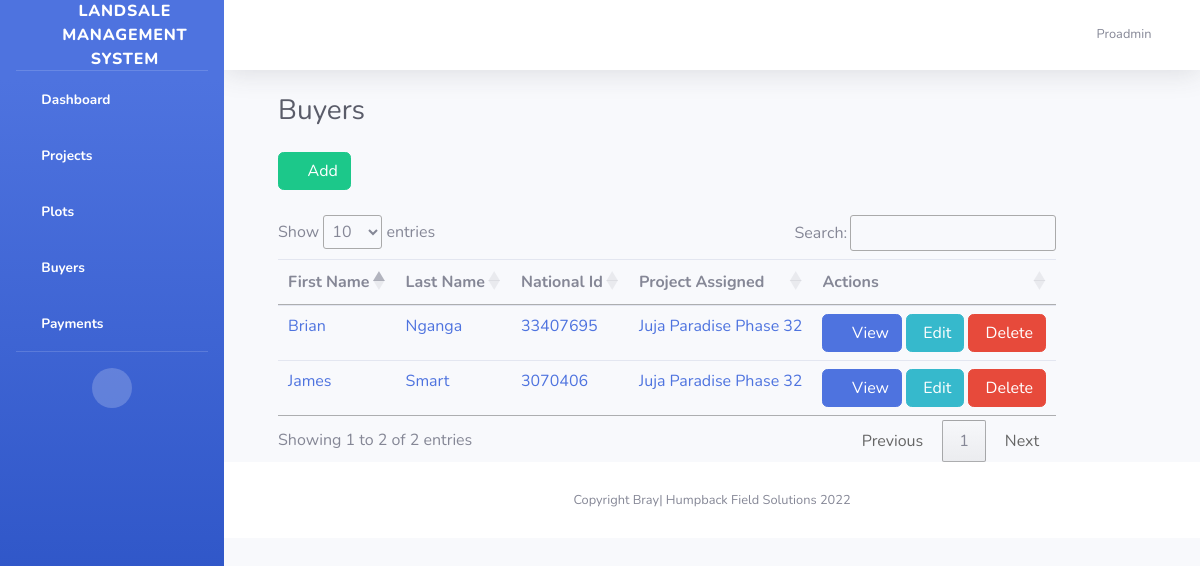
The app's page /buyers/ (signed in) with its own data.
### buyers/models.py (models this page shows, shortened)
class BuyerInfo(models.Model):
    GENDER_OPTIONS =(
        ("M","Male"),
        ("F","Female"),
        ("O","Other")
    )
    RESIDENTIAL_OPTIONS = (
        ('R','Resident'),
        ("NR","Non-Resident")
    )
    PAYMENT_CONTRACT = (
        ("Deposit + 3months","Deposit + 3months"),
        ("Deposit + 6months","Deposit + 6months"),
        ("Deposit + 12months","Deposit + 12months"),
        ("Deposit + 24months","Deposit + 24months"),
        ("OT","OT")
    )
    first_name = models.CharField(max_length=255, null=True)
    middle_name = models.CharField(max_length=255, null=True)
    last_name = models.CharField(max_length=255, null=True)
    gender = models.CharField(max_length=1, choices=GENDER_OPTIONS, null=True)
    residential_status = models.CharField(max_length=2, choices=RESIDENTIAL_OPTIONS, null=True)
    current_address = models.CharField(max_length=100, null=True)
    national_id = models.CharField(max_length=10, unique=True, null=True)
    date_of_birth = models.DateField(null=True)
    kra_pin = models.CharField(max_length=11, unique=True, null=True)
    passport_photo = models.ImageField(blank=True, null=True)
    buyer_personal_number = models.CharField(max_length=50, null=True)
    buyers_email = models.EmailField(unique=True, null=True)
    mobile_phone = models.CharField(max_length=15, null=True)
    date_of_registration = models.DateField(null=True)
    project_assigned = models.ForeignKey(Plot, on_delete=models.CASCADE)
    plot_booked = models.OneToOneField(Plot_Number, on_delete=models.CASCADE)
    contract_type = models.CharField(choices=PAYMENT_CONTRACT, max_length=100, null=True)
    deposit_amount = models.IntegerField(null=True)
    balance_amount = models.IntegerField( null=True)
    registeredBy = models.CharField(max_length=15, null=True)

### plots/models.py (models this page shows)
class Plot(models.Model):
    projectName=models.CharField(max_length=100)
    slug = models.SlugField(unique=True, blank=True, null=True)
    seller=models.CharField(max_length=100)
    location=models.CharField(max_length=100)
    description=models.TextField()
    nearbyAmenities=models.TextField()
    availableUnits=models.IntegerField(null=True)
    plotsize=models.CharField(max_length=30,choices=plotsize_choices,default="")
    images=models.FileField(upload_to='plots/projectimages/')
    sellingprice=models.IntegerField(null=True)
    discountprice=models.IntegerField(null=True)
    deposit=models.IntegerField(null=True)
    def __str__(self):
        return self.projectName

### buyers/views.py (the view)
# urls.py: path('', include('buyers.urls')),
@login_required(login_url='/accounts/login/')
def buyers(request):
    buyers = BuyerInfo.objects.all()
    if request.method == 'POST':
        form = BuyersForm(request.POST)
        if form.is_valid():
            form.save()
            messages.success(request, "Buyer added booking successfuly initiated")
        else:
            messages.error(request, "Error adding buyer")
    else:
        form = BuyersForm()
    return render(request, 'buyers/buyers.html', {'buyers':buyers,'buyers_form': form})

### templates/buyers/buyers.html (shortened to what this page needs)
{% extends 'base2.html' %}
{% load static %}
{% block content %}
{% load crispy_forms_tags %}
<div class="container-fluid">
    <div class="d-sm-flex align-items-center justify-content-between mb-4">
        <h1 class="h3 mb-0 text-gray-800" style="margin-left:30px">Buyers</h1>
    </div>
    <div class="row" style="margin-left:30px">
        <section class="panel">
            <header class="panel-heading" style="margin-bottom:5px">
                <a href="{% url 'buyers:new_buyer' %}" style="color:white; margin-bottom:20px" class="btn btn-success btn-xs"><i class="fa fa-plus"></i> Add </a>
            </header>
            <table class="table table-hover p-table responsive" width="100%" id="buyers">
                <thead>
                <tr>
                    <th>First Name</th>
                    <th>Last Name</th>
                    <th>National Id</th>
                    <th>Project Assigned</th>
                    <th>Actions</th>
                </tr>
                </thead>
                <tbody>
                {% for buyer in buyers %}
                <tr>
                    <td class="p-name">
                        <a href="{{ buyer.id }}">{{buyer.first_name}}</a>
                    </td>
                    <td class="p-name">
                        <a href="{{ buyer.id }}">{{buyer.last_name}}</a>
                    </td>
                    <td class="p-name">
                        <a href="{{ buyer.id }}">{{buyer.national_id}}</a>
                    </td>
                    <td class="p-name">
                        <a href="{{ buyer.id }}">{{buyer.project_assigned}}</a>
                    </td>
                    <td>
                        <a href="{{ buyer.id }}" class="btn btn-primary btn-xs"><i
                                class="fa fa-folder"></i> View
                        </a>
                        <a href="{{ buyer.id }}/edit" class="btn btn-info btn-xs"> Edit </a>
                        <a role="button" href="{{ buyer.id }}/delete/" style="color:white" class="btn btn-danger btn-xs"> Delete </a>
                    </td>
                    {% empty %}
                    <td class="p-name">
                        <a>You haven't added any buyers yet</a>
                    </td>
                </tr>
                {% endfor %}
                </tbody>
            </table>
        </section>
    </div>
</div>
{% endblock %}

### templates/base2.html (shortened to what this page needs)
<!DOCTYPE html>
<html lang="en">
<head>
    {% load static %}
    <link href="{% static 'theme/vendor/fontawesome-free/css/all.min.css'  %}" rel="stylesheet" type="text/css">
    <link href="{% static 'theme/css/sb-admin-2.min.css'  %}" rel="stylesheet">
    <link href="{% static 'css/app.css'  %}" rel="stylesheet">
    <link href="{% static 'jquerui/jquery-ui.css' %}" rel='stylesheet' type='text/css'/>
    <link href="https://cdn.datatables.net/1.10.20/css/jquery.dataTables.min.css" rel='stylesheet' type='text/css'/>
</head>
<body id="page-top">
<div id="wrapper">
    <ul class="navbar-nav bg-gradient-primary sidebar sidebar-dark accordion" id="accordionSidebar">
        <a class="sidebar-brand d-flex align-items-center justify-content-center" href="{% url 'buyers:index' %}">
            <div class="sidebar-brand-icon rotate-n-15">
                <i class="fas fa-money-check-alt"></i>
            </div>
            <div class="sidebar-brand-text mx-3">LandSale Management System</div>
        </a>
        <hr class="sidebar-divider my-0">
        <li class="nav-item active">
            <a class="nav-link" href="{% url 'buyers:index' %}">
                <i class="fas fa-fw fa-tachometer-alt"></i>
                <span>Dashboard</span></a>
        </li>
        <li class="nav-item active">
            <a class="nav-link" href="{% url 'plots:plots' %}">
                <i class="fas fa-fw fa-user-friends"></i>
                <span>Projects</span></a>
        </li>
        <li class="nav-item active">
            <a class="nav-link" href="{% url 'plots:plotnumbers' %}">
                <i class="fas fa-fw fa-plus"></i>
                <span>Plots</span></a>
        </li>
        <li class="nav-item active">
            <a class="nav-link" href="{% url 'buyers:buyers' %}">
                <i class="fas fa-fw fa-user-friends"></i>
                <span>Buyers</span></a>
        </li>
        <li class="nav-item active">
            <a class="nav-link" href="{% url 'buyers:payments' %}">
                <i class="fas fa-fw fa-plus"></i>
                <span>Payments</span></a>
        </li>
        <hr class="sidebar-divider">
        <div class="text-center d-none d-md-inline">
            <button class="rounded-circle border-0" id="sidebarToggle"></button>
        </div>
    </ul>
    <div id="content-wrapper" class="d-flex flex-column">
        <div id="content">
            <nav class="navbar navbar-expand navbar-light bg-white topbar mb-4 static-top shadow">
                <ul class="navbar-nav ml-auto">
                    <li class="nav-item dropdown no-arrow">
                        <a class="nav-link dropdown-toggle" href="#" id="userDropdown" role="button"
                           data-toggle="dropdown" aria-haspopup="true" aria-expanded="false">
                            <span class="mr-2 d-none d-lg-inline text-gray-600 small">{{request.user.username}}</span>
                            <i class="far fa-user-circle"></i>
                        </a>
                    </li>
                </ul>
            </nav>
            {% block content %}
            {% endblock %}
            <footer class="sticky-footer bg-white">
                <div class="container my-auto">
                    <div class="copyright text-center my-auto">
                        <span>Copyright Bray| Humpback Field Solutions 2022</span>
                    </div>
                </div>
            </footer>
        </div>
    </div>
</div>
</body>
</html>

### records on screen
BuyerInfo: first_name "Brian", last_name "Nganga", national_id "33407695", project_assigned "Juja Paradise Phase 32"
BuyerInfo: first_name "James", last_name "Smart", national_id "3070406", project_assigned "Juja Paradise Phase 32"

### other values on screen
{{ request.user.username }} "Proadmin"
